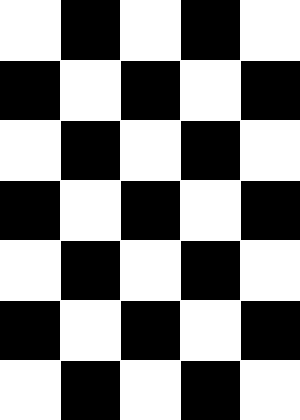
#> input picture checkerboard.png, 300 x 420 px
$ python generate2.py
#> lines starting #> are read from the running program, lines starting #| are printed output that depends on the picture; after the words box and inside, x2 and y2 are one past the last pixel; in counts of white or black regions, pixels touching at a corner belong together
import cv2
import numpy as np

# Load original checkerboard image (must be grayscale or binary)
checker = cv2.imread("checkerboard.png", cv2.IMREAD_GRAYSCALE)
#> checker: shape (420, 300); 52.8% white; 17 black regions, largest, box (x1, y1, x2, y2) and area: (61, 0, 120, 60) 3540, (181, 0, 240, 60) 3540, (0, 61, 60, 120) 3540

# Add 100px white border around
bordered = cv2.copyMakeBorder(checker, 100, 100, 100, 100,
                               borderType=cv2.BORDER_CONSTANT,
                               value=255)  # white
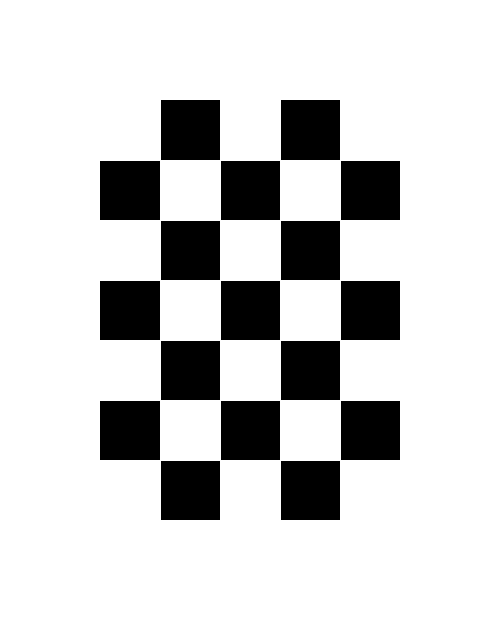
#> bordered: shape (620, 500); 80.8% white; 17 black regions, largest, box (x1, y1, x2, y2) and area: (161, 100, 220, 160) 3540, (281, 100, 340, 160) 3540, (100, 161, 160, 220) 3540

cv2.imwrite("checkerboard_bordered.png", bordered)
print("✅ Saved checkerboard_bordered.png with white border")

$ run again, with test_fixed_cam.png copied over checkerboard.png
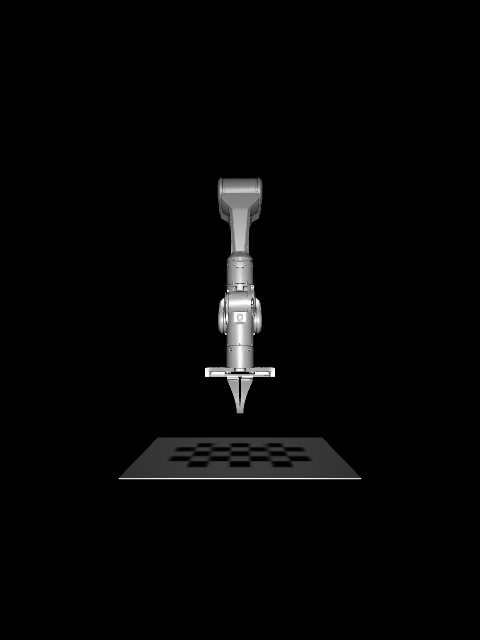
#> input picture test_fixed_cam.png, 480 x 640 px
#> `bordered = cv2.copyMakeBorder(checker, 100, 100, 100, 100, borderType=..`:
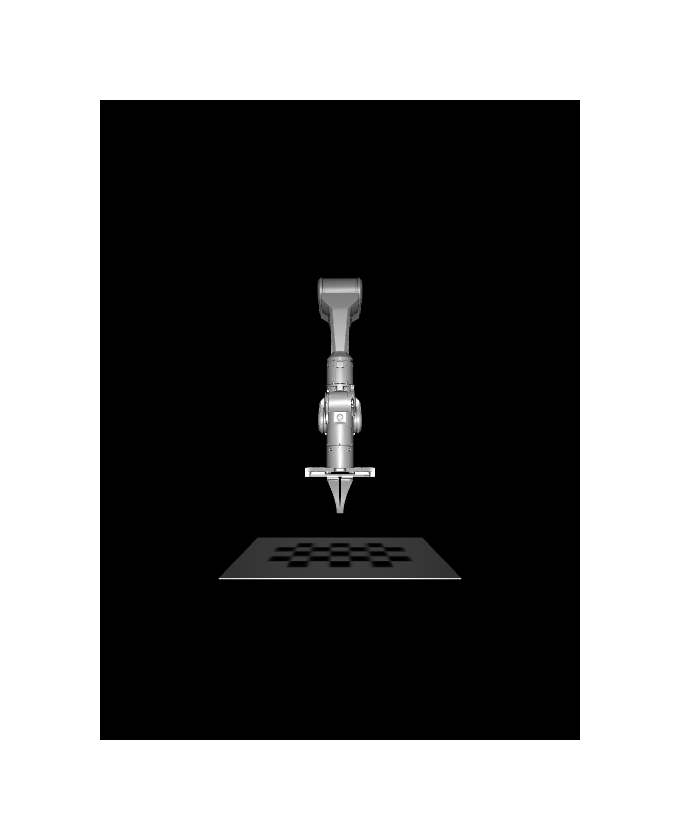
#> bordered: shape (840, 680); min 0, max 255, mean 120.6
